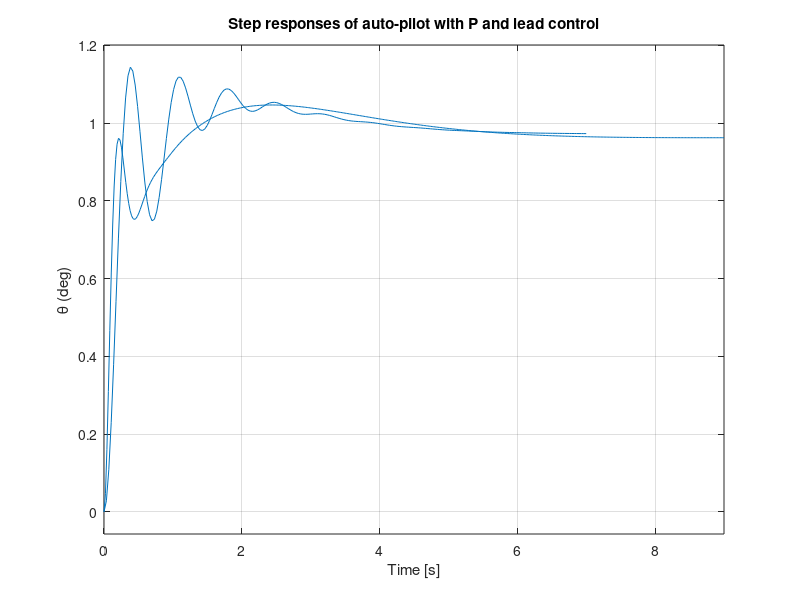

The MATLAB source for this figure: (Note: this script raises an error after producing the figure.)
% Fig. 5.39  Feedback Control of Dynamic Systems, 6e 
%             Franklin, Powell, Emami

clf
numG = 160*conv ([1 2.5],[1 0.7]);
denG = conv([1 5 40],[1  .03  .06]);
sysG = tf(numG,denG);
sysD=tf([1   3],[1   20]);
sysDG=sysD*sysG;
Kp = 0.3;
sysH=tf(1,1);
sysT = feedback (Kp*sysG,sysH);
Kc = 1.5;
sysTD=feedback(Kc*sysDG,sysH);
step(sysT)
hold on
step(sysTD)
title('Step responses of auto-pilot with P and lead control')
ylabel('\theta (deg)');
hold off
nicegrid;
